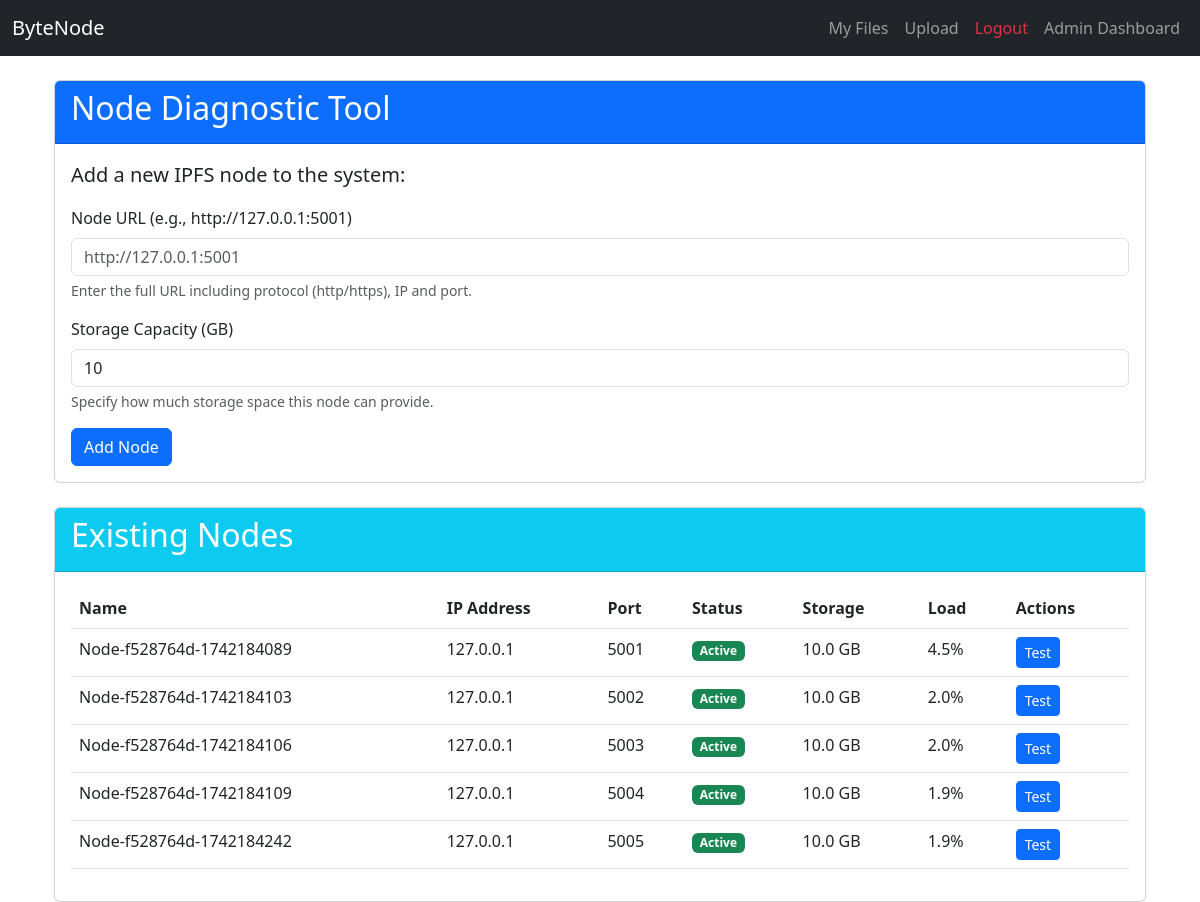
Screenshot of /node-diagnostic/ (signed in) with the database file from the repository.
### storage/models.py (models this page shows, shortened)
class Node(models.Model):
    name = models.CharField(max_length=100, unique=True)
    ipfs_id = models.CharField(max_length=100, unique=True)
    ip = models.CharField(max_length=100)
    port = models.IntegerField(default=5001)
    api_url = models.CharField(max_length=200, null=True, blank=True)
    is_active = models.BooleanField(default=True)
    load = models.FloatField(default=0.0)
    capacity_gb = models.FloatField(default=10.0)  # Default capacity in GB
    last_seen = models.DateTimeField(auto_now=True)
    consecutive_failures = models.IntegerField(default=0)
    objects = NodeManager()
    all_objects = models.Manager()

### storage/views/admin_views.py (the view, shortened to what this page needs)
# urls.py: path("node-diagnostic/", node_diagnostic, name="node_diagnostic"),
@login_required
@user_passes_test(is_admin, login_url='/files/')
def node_diagnostic(request):
    nodes = Node.objects.all().order_by('name')
    diagnostic_result = None
    active_nodes = Node.objects.filter(is_active=True).order_by('name')
    return render(request, 'storage/node_diagnostic.html', {
        'nodes': nodes,
        'active_nodes': active_nodes,
        'diagnostic_result': diagnostic_result
    })

### storage/models.py (called while the page is built)
    def get_queryset(self):
        return super().get_queryset().exclude(ip__in=BLACKLISTED_IPS)

### storage/views/base_views.py (called while the page is built)
def is_admin(user):
    return user.is_authenticated and (user.is_superuser or user.is_staff)

### storage/templates/storage/node_diagnostic.html (shortened to what this page needs)
{% extends 'storage/base.html' %}
{% block content %}
<div class="container mt-4">
    <div class="row">
        <div class="col-md-12">
            <div class="card mb-4">
                <div class="card-header bg-primary text-white">
                    <h2>Node Diagnostic Tool</h2>
                </div>
                <div class="card-body">
                    <p class="lead">Add a new IPFS node to the system:</p>
                    <form method="post" id="nodeForm">
                        <div class="mb-3">
                            <label for="node_url" class="form-label">Node URL (e.g., http://127.0.0.1:5001)</label>
                            <input type="text" class="form-control" id="node_url" name="node_url"
                                   placeholder="http://127.0.0.1:5001" required>
                            <div class="form-text">Enter the full URL including protocol (http/https), IP and port.</div>
                        </div>
                        <div class="mb-3">
                            <label for="capacity_gb" class="form-label">Storage Capacity (GB)</label>
                            <input type="number" class="form-control" id="capacity_gb" name="capacity_gb"
                                   value="10" min="1" step="0.1" required>
                            <div class="form-text">Specify how much storage space this node can provide.</div>
                        </div>
                        <button type="submit" class="btn btn-primary">
                             Add Node
                        </button>
                    </form>
                </div>
            </div>
            <div class="card">
                <div class="card-header bg-info text-white">
                    <h2>Existing Nodes</h2>
                </div>
                <div class="card-body">
                    {% if nodes %}
                        <div class="table-responsive">
                            <table class="table table-hover">
                                <thead>
                                    <tr>
                                        <th>Name</th>
                                        <th>IP Address</th>
                                        <th>Port</th>
                                        <th>Status</th>
                                        <th>Storage</th>
                                        <th>Load</th>
                                        <th>Actions</th>
                                    </tr>
                                </thead>
                                <tbody>
                                    {% for node in nodes %}
                                    <tr>
                                        <td>{{ node.name }}</td>
                                        <td>{{ node.ip }}</td>
                                        <td>{{ node.port }}</td>
                                        <td>
                                            {% if node.is_active %}
                                            <span class="badge bg-success">Active</span>
                                            {% else %}
                                            <span class="badge bg-danger">Inactive</span>
                                            {% endif %}
                                        </td>
                                        <td>{{ node.capacity_gb|floatformat:1 }} GB</td>
                                        <td>{{ node.load|floatformat:1 }}%</td>
                                        <td>
                                            <button class="btn btn-sm btn-primary test-node" data-node-id="{{ node.id }}">
                                                 Test
                                            </button>
                                        </td>
                                    </tr>
                                    {% endfor %}
                                </tbody>
                            </table>
                        </div>
                    {% else %}
                        <div class="alert alert-info">
                            No nodes have been added yet. Use the form above to add a node.
                        </div>
                    {% endif %}
                </div>
            </div>
        </div>
    </div>
</div>
{% endblock %}

### rows the page displays
Node: name "Node-f528764d-1742184089", ip "127.0.0.1", port "5001", is_active "Active", capacity_gb "10.0", load "4.5"
Node: name "Node-f528764d-1742184103", ip "127.0.0.1", port "5002", is_active "Active", capacity_gb "10.0", load "2.0"
Node: name "Node-f528764d-1742184106", ip "127.0.0.1", port "5003", is_active "Active", capacity_gb "10.0", load "2.0"
Node: name "Node-f528764d-1742184109", ip "127.0.0.1", port "5004", is_active "Active", capacity_gb "10.0", load "1.9"
Node: name "Node-f528764d-1742184242", ip "127.0.0.1", port "5005", is_active "Active", capacity_gb "10.0", load "1.9"
